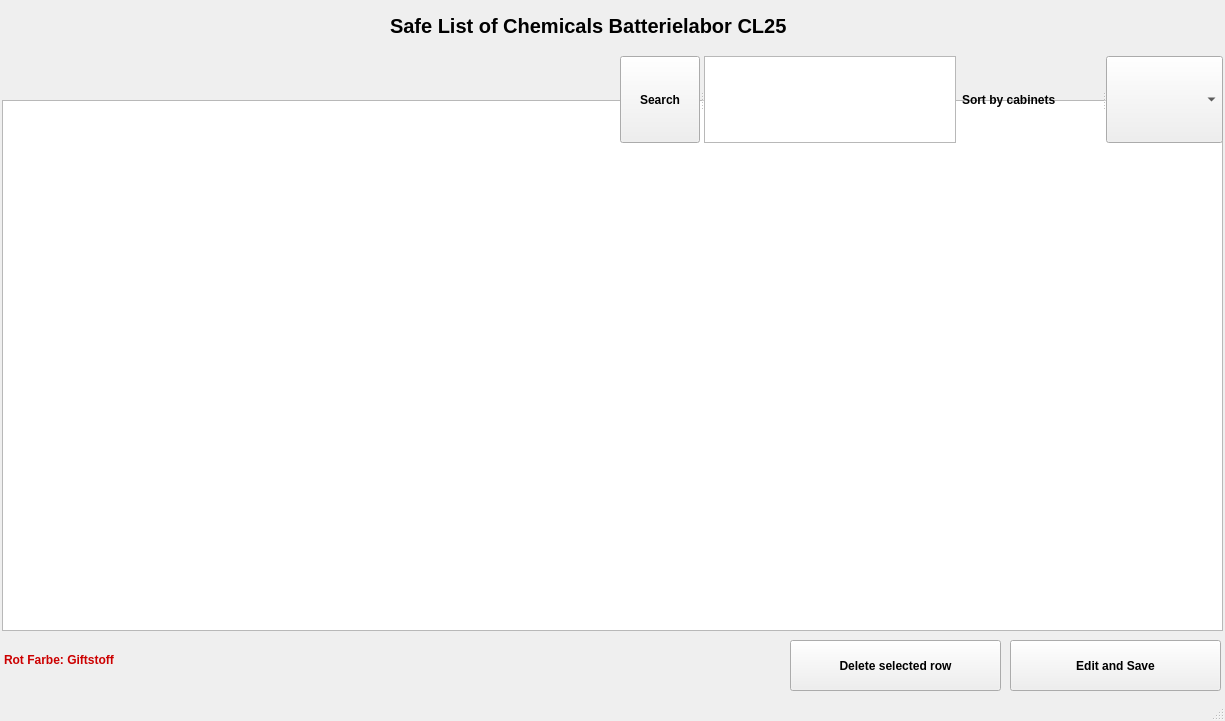
<?xml version="1.0" encoding="UTF-8"?>
<ui version="4.0">
 <class>MainWindow</class>
 <widget class="QMainWindow" name="MainWindow">
  <property name="geometry">
   <rect>
    <x>0</x>
    <y>0</y>
    <width>1225</width>
    <height>721</height>
   </rect>
  </property>
  <property name="font">
   <font>
    <weight>75</weight>
    <bold>true</bold>
   </font>
  </property>
  <property name="windowTitle">
   <string>From database</string>
  </property>
  <widget class="QWidget" name="centralwidget">
   <widget class="QTableWidget" name="tableWidget">
    <property name="geometry">
     <rect>
      <x>2</x>
      <y>100</y>
      <width>1221</width>
      <height>531</height>
     </rect>
    </property>
    <property name="sizeAdjustPolicy">
     <enum>QAbstractScrollArea::AdjustToContents</enum>
    </property>
   </widget>
   <widget class="QLabel" name="label">
    <property name="geometry">
     <rect>
      <x>390</x>
      <y>10</y>
      <width>511</width>
      <height>31</height>
     </rect>
    </property>
    <property name="font">
     <font>
      <pointsize>15</pointsize>
      <weight>75</weight>
      <italic>false</italic>
      <bold>true</bold>
     </font>
    </property>
    <property name="text">
     <string>Safe List of Chemicals Batterielabor CL25</string>
    </property>
   </widget>
   <widget class="QPushButton" name="btnDelete">
    <property name="geometry">
     <rect>
      <x>790</x>
      <y>640</y>
      <width>211</width>
      <height>51</height>
     </rect>
    </property>
    <property name="text">
     <string>Delete selected row</string>
    </property>
   </widget>
   <widget class="QPushButton" name="btnEditSave">
    <property name="geometry">
     <rect>
      <x>1010</x>
      <y>640</y>
      <width>211</width>
      <height>51</height>
     </rect>
    </property>
    <property name="text">
     <string>Edit and Save</string>
    </property>
   </widget>
   <widget class="QWidget" name="layoutWidget">
    <property name="geometry">
     <rect>
      <x>620</x>
      <y>56</y>
      <width>603</width>
      <height>87</height>
     </rect>
    </property>
    <layout class="QHBoxLayout" name="horizontalLayout">
     <item>
      <widget class="QSplitter" name="splitter">
       <property name="orientation">
        <enum>Qt::Horizontal</enum>
       </property>
       <widget class="QPushButton" name="btnSearch">
        <property name="text">
         <string>Search</string>
        </property>
       </widget>
       <widget class="QTextEdit" name="teSearch"/>
      </widget>
     </item>
     <item>
      <widget class="QSplitter" name="splitter_2">
       <property name="orientation">
        <enum>Qt::Horizontal</enum>
       </property>
       <widget class="QLabel" name="lbSort">
        <property name="text">
         <string>Sort by cabinets</string>
        </property>
       </widget>
       <widget class="QComboBox" name="cbSort"/>
      </widget>
     </item>
    </layout>
   </widget>
   <widget class="QLabel" name="label_2">
    <property name="geometry">
     <rect>
      <x>4</x>
      <y>650</y>
      <width>161</width>
      <height>21</height>
     </rect>
    </property>
    <property name="font">
     <font>
      <weight>75</weight>
      <bold>true</bold>
     </font>
    </property>
    <property name="text">
     <string>&lt;html&gt;&lt;head/&gt;&lt;body&gt;&lt;p&gt;&lt;span style=&quot; color:#cc0000;&quot;&gt;Rot Farbe: Giftstoff&lt;/span&gt;&lt;/p&gt;&lt;/body&gt;&lt;/html&gt;</string>
    </property>
   </widget>
  </widget>
  <widget class="QMenuBar" name="menubar">
   <property name="geometry">
    <rect>
     <x>0</x>
     <y>0</y>
     <width>1225</width>
     <height>26</height>
    </rect>
   </property>
  </widget>
  <widget class="QStatusBar" name="statusbar"/>
 </widget>
 <resources/>
 <connections/>
</ui>
